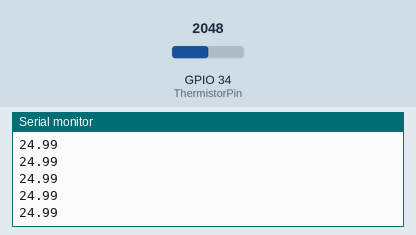
Simulated run of this sketch. Board: ESP32. Shown: the last lines printed to the serial monitor. Inputs (shaded band) come from the test bench; at power-on: GPIO 34 (ThermistorPin) = 2048.

Above: at 1.2 s.
1.3 s: GPIO 34 (ThermistorPin) set to 2866
At 1.56 s:
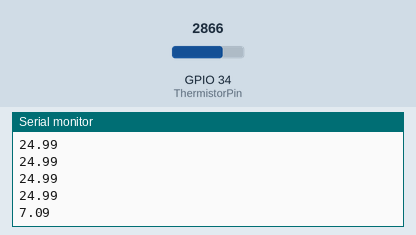
2.8 s: GPIO 34 (ThermistorPin) set to 3603
At 2.96 s:
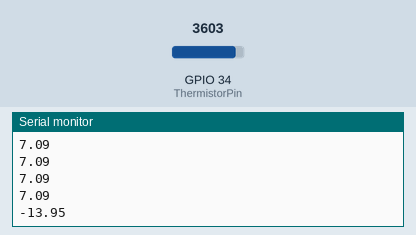
Timing chart, 0 to 5.8 s (numbered marks = the images above; inputs shaded):
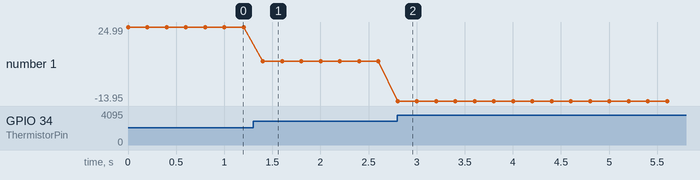

Measured:
- after the input at 1.3 s, the serial monitor: prints a new line after 0.10 s (image 1)
- after the input at 2.8 s, the serial monitor: prints a new line at once (image 2)
- plotted number 1: 24.99 → 7.09 after the input at 1.3 s, 7.09 → -13.95 after the input at 2.8 s

The sketch:

sketch_jan01a.ino
```cpp
   int ThermistorPin;
    double adcMax, Vs;

    double R1 = 100000.0;   // voltage divider resistor value
    double Beta = 3950.0;  // Beta value
    double To = 298.15;    // Temperature in Kelvin for 25 degree Celsius
    double Ro = 100000.0;   // Resistance of Thermistor at 25 degree Celsius


    void setup() {
      Serial.begin(9600);

      ThermistorPin = 34;
      adcMax = 4095.0;   // ADC resolution 10-bit (0-1023)
      Vs = 3.3;          // supply voltage

    }

    void loop() {
      double Vout, Rt = 0;
      double T, Tc, Tf = 0;

      Vout = analogRead(ThermistorPin) * Vs/adcMax;
      Rt = R1 * Vout / (Vs - Vout);
      T = 1/(1/To + log(Rt/Ro)/Beta);  // Temperature in Kelvin
      Tc = T - 273.15;                 // Celsius
      Tf = Tc * 9 / 5 + 32;            // Fahrenheit
      Serial.println(Tc);

      delay(200);
    }
```
